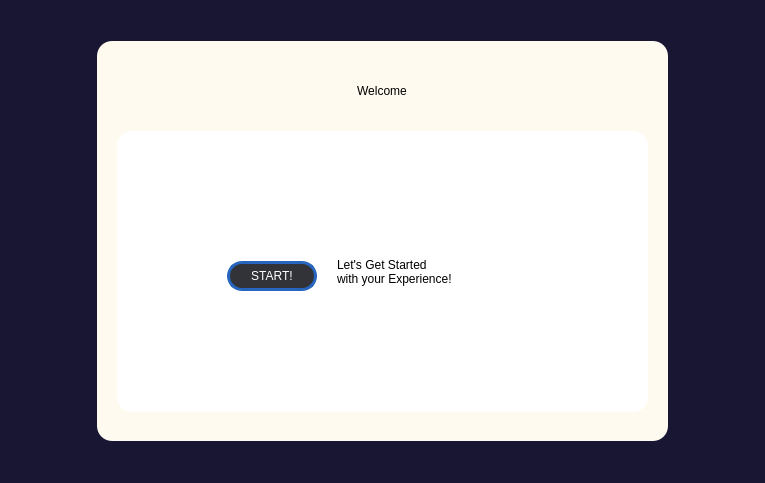
<?xml version="1.0" encoding="UTF-8"?>
<ui version="4.0">
 <class>first_run</class>
 <widget class="QMainWindow" name="first_run">
  <property name="geometry">
   <rect>
    <x>0</x>
    <y>0</y>
    <width>765</width>
    <height>483</height>
   </rect>
  </property>
  <property name="windowTitle">
   <string>Welcome to SIMS</string>
  </property>
  <property name="styleSheet">
   <string notr="true">
QMainWindow {background-image:url(C/Users/PC/Downloads/Qtbackground_img.png);}</string>
  </property>
  <widget class="QWidget" name="centralwidget">
   <property name="styleSheet">
    <string notr="true">background-color:rgb(25, 22, 51);</string>
   </property>
   <layout class="QHBoxLayout" name="horizontalLayout_10">
    <item>
     <widget class="QStackedWidget" name="stackedWidget">
      <property name="currentIndex">
       <number>0</number>
      </property>
      <widget class="QWidget" name="page_3">
       <layout class="QHBoxLayout" name="horizontalLayout_11">
        <item>
         <widget class="QGroupBox" name="groupBox">
          <property name="sizePolicy">
           <sizepolicy hsizetype="Fixed" vsizetype="Fixed">
            <horstretch>0</horstretch>
            <verstretch>0</verstretch>
           </sizepolicy>
          </property>
          <property name="minimumSize">
           <size>
            <width>571</width>
            <height>400</height>
           </size>
          </property>
          <property name="layoutDirection">
           <enum>Qt::LeftToRight</enum>
          </property>
          <property name="styleSheet">
           <string notr="true">border-radius: 15px;
            background-color: floralwhite;</string>
          </property>
          <property name="title">
           <string/>
          </property>
          <property name="alignment">
           <set>Qt::AlignCenter</set>
          </property>
          <widget class="QGroupBox" name="login_box">
           <property name="geometry">
            <rect>
             <x>40</x>
             <y>160</y>
             <width>151</width>
             <height>141</height>
            </rect>
           </property>
           <property name="styleSheet">
            <string notr="true">border:3px solid black</string>
           </property>
           <layout class="QVBoxLayout" name="verticalLayout_2">
            <item>
             <layout class="QHBoxLayout" name="horizontalLayout_5">
              <item>
               <widget class="QLabel" name="label">
                <property name="sizePolicy">
                 <sizepolicy hsizetype="Preferred" vsizetype="Fixed">
                  <horstretch>0</horstretch>
                  <verstretch>0</verstretch>
                 </sizepolicy>
                </property>
                <property name="minimumSize">
                 <size>
                  <width>0</width>
                  <height>20</height>
                 </size>
                </property>
                <property name="styleSheet">
                 <string notr="true">font: 14px  &quot;Georgia&quot;;
color: black;
border: 0px;</string>
                </property>
                <property name="text">
                 <string>Create Primary User</string>
                </property>
                <property name="alignment">
                 <set>Qt::AlignCenter</set>
                </property>
               </widget>
              </item>
             </layout>
            </item>
            <item>
             <layout class="QHBoxLayout" name="horizontalLayout_3">
              <item>
               <widget class="QLineEdit" name="username">
                <property name="sizePolicy">
                 <sizepolicy hsizetype="Fixed" vsizetype="Fixed">
                  <horstretch>0</horstretch>
                  <verstretch>0</verstretch>
                 </sizepolicy>
                </property>
                <property name="minimumSize">
                 <size>
                  <width>123</width>
                  <height>10</height>
                 </size>
                </property>
                <property name="styleSheet">
                 <string notr="true">background-color: white;
color:black;
border-radius:5px;
border: 2px black;</string>
                </property>
                <property name="alignment">
                 <set>Qt::AlignCenter</set>
                </property>
                <property name="placeholderText">
                 <string>username</string>
                </property>
               </widget>
              </item>
             </layout>
            </item>
            <item>
             <layout class="QHBoxLayout" name="horizontalLayout_4">
              <item>
               <widget class="QLineEdit" name="password">
                <property name="sizePolicy">
                 <sizepolicy hsizetype="Fixed" vsizetype="Fixed">
                  <horstretch>0</horstretch>
                  <verstretch>0</verstretch>
                 </sizepolicy>
                </property>
                <property name="minimumSize">
                 <size>
                  <width>123</width>
                  <height>0</height>
                 </size>
                </property>
                <property name="styleSheet">
                 <string notr="true">background-color: white;
color:black;
border-radius:5px;
border: 2px black;</string>
                </property>
                <property name="maxLength">
                 <number>16</number>
                </property>
                <property name="echoMode">
                 <enum>QLineEdit::Password</enum>
                </property>
                <property name="alignment">
                 <set>Qt::AlignCenter</set>
                </property>
                <property name="placeholderText">
                 <string>4-digit pin</string>
                </property>
               </widget>
              </item>
             </layout>
            </item>
           </layout>
          </widget>
          <widget class="QPushButton" name="user_create">
           <property name="geometry">
            <rect>
             <x>73</x>
             <y>310</y>
             <width>81</width>
             <height>21</height>
            </rect>
           </property>
           <property name="sizePolicy">
            <sizepolicy hsizetype="Fixed" vsizetype="Fixed">
             <horstretch>0</horstretch>
             <verstretch>0</verstretch>
            </sizepolicy>
           </property>
           <property name="minimumSize">
            <size>
             <width>81</width>
             <height>21</height>
            </size>
           </property>
           <property name="maximumSize">
            <size>
             <width>81</width>
             <height>21</height>
            </size>
           </property>
           <property name="styleSheet">
            <string notr="true">
QPushButton{
	background-color:#7ac28d;
	border-radius:5px;
	
}
QPushButton:hover{
	background-color:rgb(152, 243, 175);
	border-radius:5px;
}</string>
           </property>
           <property name="text">
            <string>Create</string>
           </property>
          </widget>
          <widget class="QWidget" name="horizontalLayoutWidget">
           <property name="geometry">
            <rect>
             <x>0</x>
             <y>10</y>
             <width>571</width>
             <height>80</height>
            </rect>
           </property>
           <layout class="QHBoxLayout" name="horizontalLayout_2">
            <item>
             <widget class="QLabel" name="label_2">
              <property name="sizePolicy">
               <sizepolicy hsizetype="Fixed" vsizetype="Fixed">
                <horstretch>0</horstretch>
                <verstretch>0</verstretch>
               </sizepolicy>
              </property>
              <property name="minimumSize">
               <size>
                <width>190</width>
                <height>60</height>
               </size>
              </property>
              <property name="styleSheet">
               <string notr="true">font: 26pt &quot;Georgia&quot;;
text-align:center;
color: black;</string>
              </property>
              <property name="text">
               <string>Welcome</string>
              </property>
              <property name="alignment">
               <set>Qt::AlignCenter</set>
              </property>
             </widget>
            </item>
           </layout>
          </widget>
          <widget class="QWidget" name="horizontalLayoutWidget_5">
           <property name="geometry">
            <rect>
             <x>0</x>
             <y>90</y>
             <width>571</width>
             <height>44</height>
            </rect>
           </property>
           <layout class="QHBoxLayout" name="horizontalLayout_6">
            <item>
             <widget class="QGroupBox" name="groupBox_2">
              <property name="sizePolicy">
               <sizepolicy hsizetype="Fixed" vsizetype="Preferred">
                <horstretch>0</horstretch>
                <verstretch>0</verstretch>
               </sizepolicy>
              </property>
              <property name="styleSheet">
               <string notr="true">font: 14px  &quot;Georgia&quot;;
color: black;
border: 0px;</string>
              </property>
              <property name="title">
               <string/>
              </property>
              <layout class="QHBoxLayout" name="horizontalLayout">
               <item>
                <widget class="QRadioButton" name="radioButton">
                 <property name="text">
                  <string>Personal Use</string>
                 </property>
                </widget>
               </item>
               <item>
                <widget class="QRadioButton" name="radioButton_2">
                 <property name="text">
                  <string>Multi user</string>
                 </property>
                </widget>
               </item>
              </layout>
             </widget>
            </item>
           </layout>
          </widget>
          <widget class="QGroupBox" name="stuff_box">
           <property name="geometry">
            <rect>
             <x>223</x>
             <y>160</y>
             <width>301</width>
             <height>176</height>
            </rect>
           </property>
           <layout class="QVBoxLayout" name="verticalLayout">
            <item>
             <layout class="QHBoxLayout" name="horizontalLayout_7">
              <item>
               <widget class="QLabel" name="label_3">
                <property name="styleSheet">
                 <string notr="true">font: 18px  &quot;Georgia&quot;;
color: black;
border: 0px;</string>
                </property>
                <property name="text">
                 <string>• Set home directory</string>
                </property>
               </widget>
              </item>
              <item>
               <widget class="QPushButton" name="home_dir_button">
                <property name="sizePolicy">
                 <sizepolicy hsizetype="Fixed" vsizetype="Fixed">
                  <horstretch>0</horstretch>
                  <verstretch>0</verstretch>
                 </sizepolicy>
                </property>
                <property name="minimumSize">
                 <size>
                  <width>76</width>
                  <height>0</height>
                 </size>
                </property>
                <property name="styleSheet">
                 <string notr="true">QPushButton{
	background-color:rgb(217, 217, 217);
	color:black;
	border-radius:5px;
	border: 1px solid black;
	
}
QPushButton:hover{
	background-color:rgb(150, 150, 150);
	border-radius:5px;
	border: 1px solid white;
}</string>
                </property>
                <property name="text">
                 <string>Select file</string>
                </property>
               </widget>
              </item>
             </layout>
            </item>
            <item>
             <widget class="QLabel" name="home_dir">
              <property name="styleSheet">
               <string notr="true">background-color: white;
color:black;
border-radius:5px;
border: 2px black;</string>
              </property>
              <property name="text">
               <string/>
              </property>
             </widget>
            </item>
            <item>
             <layout class="QHBoxLayout" name="horizontalLayout_9">
              <item>
               <widget class="QLabel" name="label_5">
                <property name="styleSheet">
                 <string notr="true">font: 18px  &quot;Georgia&quot;;
color: black;
border: 0px;</string>
                </property>
                <property name="text">
                 <string>• Set your preferred display name</string>
                </property>
               </widget>
              </item>
             </layout>
            </item>
            <item>
             <widget class="QLineEdit" name="get_display_name">
              <property name="styleSheet">
               <string notr="true">background-color: white;
color:black;
border-radius:5px;
border: 2px black;</string>
              </property>
              <property name="alignment">
               <set>Qt::AlignCenter</set>
              </property>
              <property name="placeholderText">
               <string>type display name here</string>
              </property>
             </widget>
            </item>
            <item>
             <layout class="QHBoxLayout" name="horizontalLayout_8">
              <item>
               <widget class="QLabel" name="label_9">
                <property name="styleSheet">
                 <string notr="true">font: 18px  &quot;Georgia&quot;;
color: black;
border: 0px;</string>
                </property>
                <property name="text">
                 <string>• Upload preset template</string>
                </property>
               </widget>
              </item>
              <item>
               <widget class="QPushButton" name="template_button">
                <property name="sizePolicy">
                 <sizepolicy hsizetype="Fixed" vsizetype="Fixed">
                  <horstretch>0</horstretch>
                  <verstretch>0</verstretch>
                 </sizepolicy>
                </property>
                <property name="minimumSize">
                 <size>
                  <width>76</width>
                  <height>0</height>
                 </size>
                </property>
                <property name="styleSheet">
                 <string notr="true">
QPushButton{
	background-color:rgb(217, 217, 217);
	color:black;
	border-radius:5px;
	border: 1px solid black;
	
}
QPushButton:hover{
	background-color:rgb(150, 150, 150);
	border-radius:5px;
	border: 1px solid white;
}</string>
                </property>
                <property name="text">
                 <string>Select</string>
                </property>
               </widget>
              </item>
             </layout>
            </item>
            <item>
             <widget class="QLabel" name="template_slec">
              <property name="styleSheet">
               <string notr="true">background-color: white;
color:black;
border-radius:5px;
border: 2px black;</string>
              </property>
              <property name="text">
               <string>none selected</string>
              </property>
              <property name="alignment">
               <set>Qt::AlignCenter</set>
              </property>
             </widget>
            </item>
           </layout>
           <zorder>template_slec</zorder>
           <zorder>home_dir</zorder>
           <zorder>get_display_name</zorder>
          </widget>
          <widget class="QPushButton" name="letsGO_button">
           <property name="geometry">
            <rect>
             <x>240</x>
             <y>340</y>
             <width>90</width>
             <height>30</height>
            </rect>
           </property>
           <property name="sizePolicy">
            <sizepolicy hsizetype="Fixed" vsizetype="Fixed">
             <horstretch>0</horstretch>
             <verstretch>0</verstretch>
            </sizepolicy>
           </property>
           <property name="minimumSize">
            <size>
             <width>90</width>
             <height>30</height>
            </size>
           </property>
           <property name="maximumSize">
            <size>
             <width>90</width>
             <height>30</height>
            </size>
           </property>
           <property name="styleSheet">
            <string notr="true">QPushButton{
	border-radius:15px;
	border: 3px solid rgb(40, 101, 191);
	/*border: 3px solid qlineargradient( x1:0, y1:0.5,x2:1,y2:0.5,
		stop: 0 #6C1AD6,
		stop: 0.25 #4FCFD8,
		stop: 0.71 #EBE32F,
		stop: 1.0 #F51919
	);*/
	background: rgb(49, 51, 56);
	font: 600 14pt &quot;Segoe UI&quot; ;
	color:white;
}
QPushButton:hover{
	color: white;
	background-color:rgb(114, 119, 130);
}</string>
           </property>
           <property name="text">
            <string>Let's Go!</string>
           </property>
          </widget>
          <widget class="QLabel" name="hide_box">
           <property name="enabled">
            <bool>true</bool>
           </property>
           <property name="geometry">
            <rect>
             <x>20</x>
             <y>90</y>
             <width>531</width>
             <height>281</height>
            </rect>
           </property>
           <property name="styleSheet">
            <string notr="true">border-radius:15px;
background:white;</string>
           </property>
           <property name="text">
            <string/>
           </property>
          </widget>
          <widget class="QGroupBox" name="paadding">
           <property name="enabled">
            <bool>true</bool>
           </property>
           <property name="geometry">
            <rect>
             <x>120</x>
             <y>190</y>
             <width>120</width>
             <height>80</height>
            </rect>
           </property>
           <property name="styleSheet">
            <string notr="true">border-radius:15px;
background:white;</string>
           </property>
           <property name="title">
            <string/>
           </property>
           <widget class="QPushButton" name="start_button">
            <property name="geometry">
             <rect>
              <x>10</x>
              <y>30</y>
              <width>90</width>
              <height>30</height>
             </rect>
            </property>
            <property name="sizePolicy">
             <sizepolicy hsizetype="Fixed" vsizetype="Fixed">
              <horstretch>0</horstretch>
              <verstretch>0</verstretch>
             </sizepolicy>
            </property>
            <property name="minimumSize">
             <size>
              <width>90</width>
              <height>30</height>
             </size>
            </property>
            <property name="maximumSize">
             <size>
              <width>90</width>
              <height>30</height>
             </size>
            </property>
            <property name="styleSheet">
             <string notr="true">QPushButton{
	border-radius:15px;
	border: 3px solid rgb(40, 101, 191);
	/*border: 3px solid qlineargradient( x1:0, y1:0.5,x2:1,y2:0.5,
		stop: 0 #6C1AD6,
		stop: 0.25 #4FCFD8,
		stop: 0.71 #EBE32F,
		stop: 1.0 #F51919
	);*/
	background: rgb(49, 51, 56);
	font: 600 14pt &quot;Segoe UI&quot; ;
	color:white;
}
QPushButton:hover{
	color: white;
	background-color:rgb(114, 119, 130);
}</string>
            </property>
            <property name="text">
             <string>START!</string>
            </property>
           </widget>
          </widget>
          <widget class="QLabel" name="introText">
           <property name="geometry">
            <rect>
             <x>240</x>
             <y>210</y>
             <width>231</width>
             <height>41</height>
            </rect>
           </property>
           <property name="styleSheet">
            <string notr="true">border-radius:15px;
background:white;
font: 600 12pt &quot;Segoe UI&quot; ;
	color:black;</string>
           </property>
           <property name="text">
            <string>Let's Get Started 
with your Experience!</string>
           </property>
          </widget>
         </widget>
        </item>
       </layout>
      </widget>
      <widget class="QWidget" name="page_4"/>
     </widget>
    </item>
   </layout>
  </widget>
 </widget>
 <resources/>
 <connections/>
</ui>
